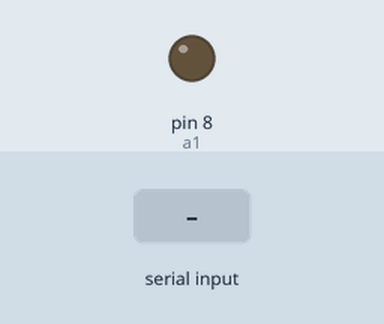
A sketch run on a simulated Arduino Uno, built with avr-gcc and run on an emulated ATmega328P. Shown: output pins drawn as LEDs (lit = HIGH). The inputs (shaded band) are chosen by the test bench.

Above: at 1.2 s.
1.3 s: byte 0 (0) received over Serial
At 2.6 s:
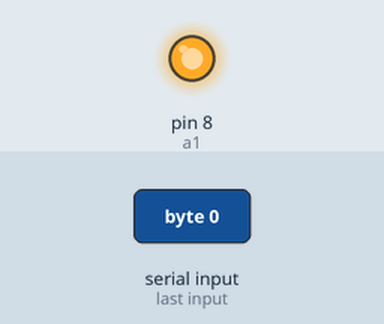
Timing chart, 0 to 4.3 s (numbered marks = the images above; inputs shaded):
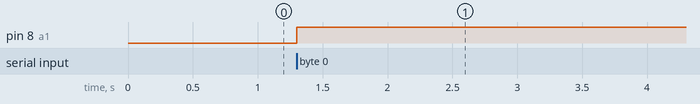

The sketch:

testeIago.ino
```cpp
char leitura;
#define a1 8

void setup(){
Serial.begin(9600);
pinMode(a1, OUTPUT);
digitalWrite(a1, LOW);
}

void loop()
{

while(Serial.available()>0){
  leitura  = Serial.read();
  if(leitura==0){
    digitalWrite(a1, HIGH);
  }
  else if(leitura==1){
    digitalWrite(a1, LOW);
  }
}
}
```

Measured:
- after the input at 1.3 s, pin 8 (a1): LOW → HIGH at once
